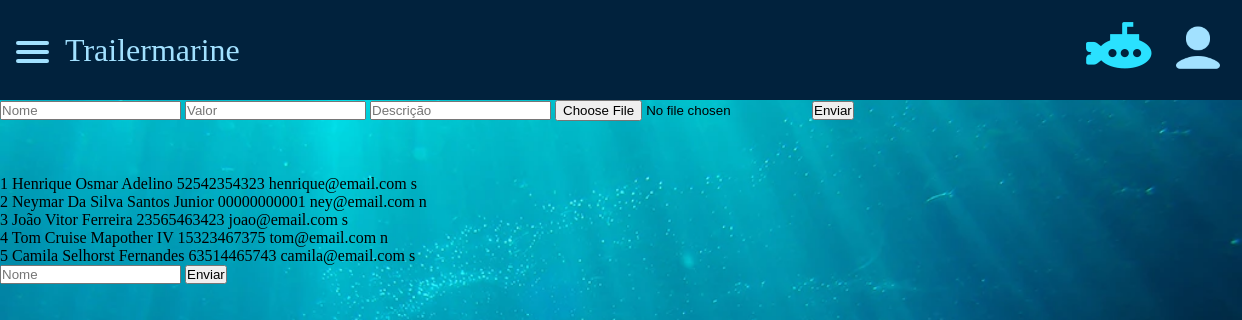
Screenshot of /php/admin.php with the database file from the repository.
### tables this page shows
CREATE TABLE usuario (
    id INT AUTO_INCREMENT PRIMARY KEY,
    nome VARCHAR(90) NOT NULL,
    email VARCHAR(90) NOT NULL,
    senha VARCHAR(20) NOT NULL,
    cpf VARCHAR(11) NOT NULL,
    admin VARCHAR(1) NOT NULL
);

### php/admin.php (the view, shortened to what this page needs)
<!DOCTYPE html>
<html lang="en">
<head>
	<link rel="stylesheet" href="../css/admin.css">
</head>
<body>
<header>
	<div class="esq">
		<div class="pqp">
			<nav role="navigation">
				<div id="menuToggle">
					<span></span>
					<span></span>
					<span></span>
				</div>
			</nav>
		</div>
		<div class="pqp_direita">
			<h1>
				Trailermarine
			</h1>
		</div>
	</div>
		<div class="dir">
				<a href="../php/pacotes.php"><img src="../imagens/submariano.png"></a>
				<a href="../html/login.html"><img src="../imagens/icone (3).png" class="perfil" > </a>
		</div>
</header>
</body>
</html>
<html lang="pt-br">
<head>
</head>
<body>
<div class="inserir">
  <form action="inserir_pacote.php" method="POST" enctype="multipart/form-data">
    <input type="text" required="" name="nome_pacote" placeholder="Nome">
    <input type="text" required="" name="valor_pacote" placeholder="Valor">
    <input type="text" required="" name="descricao_pacote" placeholder="Descrição">
    <input type="file" name="foto_pacote" accept="image/*">
    <input type="submit" value="Enviar">
  </form>
</div>
  <br><br><br>
<?php
	include("conecta.php");
  $comando = $pdo->prepare("SELECT * FROM usuario");
  $resultado = $comando->execute();
  while( $linhas = $comando->fetch()){
		$id_usuario = $linhas["id"];
    $email_usuario = $linhas["email"];
    $nome_usuario = $linhas["nome"];
    $cpf_usuario = $linhas["cpf"];
		$admin_usuario =  $linhas["admin"];
    echo("
      <tr>
      <td class='tabela'>$id_usuario</td>
      <td class='tabela'>$nome_usuario</td>
      <td class='tabela'>$cpf_usuario</td>
      <td class='tabela'>$email_usuario</td>
      <td class='tabela'>$admin_usuario</td><br>
      </tr>
    ");
  }
?>
<div class="atualizar">
  <form action="update_pacote.php" method="POST" enctype="multipart/form-data">
    <input type="text" required="" name="id_pacote" placeholder="Nome">
    <input type="submit" value="Enviar">
  </form>
</div>
</body>
</html>

### css/admin.css (style rules this page uses)
body { background-image: url(../imagens/fundo_mar.jpeg); background-repeat: no-repeat; background-position: center; background-size: 100%; background-attachment: fixed; overflow-x: hidden; }
* { margin: 0; padding: 0; }
header { width: 100%; height: 100px; padding: 0 16px; background-color: #01223d; display: flex; align-items: center; flex-direction: row; justify-content: space-between; }
.esq { gap: 16px; height: 100%; display: flex; align-items: center; justify-content: space-between; justify-items: center; align-items: center; align-content: center; flex-direction: row; padding-left:-10%; }
.pqp { gap: 16px; height: 100%; display: flex; align-items: center; }
nav { z-index: 9999; }
h1 { color: #a2e1ff; font-family: 'Permanent Marker'; font-style: normal; font-weight: 400; font-display: swap; src: url(https://fonts.gstatic.com/s/permanentmarker/v16/Fh4uPib9Iyv2ucM6pGQMWimMp004La2Cfw.woff2) format('woff2'); unicode-range: U+0000-00FF, U+0131, U+0152-0153, U+02BB-02BC, U+02C6, U+02DA, U+02DC, U+2000-206F, U+2074, U+20AC, U+2122, U+2191, U+2193, U+2212, U+2215, U+FEFF, U+FFFD; }
.dir { width: 50%; height: 100%; display: flex; align-items: center; justify-content: right; flex-direction: row; padding-right: 30px; gap: 16px; }
.perfil { width: 60px; height: 55px; }
#menuToggle { display: block; position: relative; z-index: 1; -webkit-user-select: none; user-select: none; margin-top: 9px; }
#menuToggle span { display: block; width: 33px; height: 4px; margin-bottom: 5px; position: relative; background: #a2e1ff; border-radius: 3px; z-index: 1; transform-origin: 4px 0px; transition: transform 0.5s cubic-bezier(0.77,0.2,0.05,1.0), background 0.5s cubic-bezier(0.77,0.2,0.05,1.0), opacity 0.55s ease; }
#menuToggle span:nth-last-child(2) { transform-origin: 0% 100%; }

### rows the page displays
usuario: id "1", nome "Henrique Osmar Adelino", cpf "52542354323", email "henrique@email.com", admin "s"
usuario: id "2", nome "Neymar Da Silva Santos Junior", cpf "00000000001", email "ney@email.com", admin "n"
usuario: id "3", nome "João Vitor Ferreira", cpf "23565463423", email "joao@email.com", admin "s"
usuario: id "4", nome "Tom Cruise Mapother IV", cpf "15323467375", email "tom@email.com", admin "n"
usuario: id "5", nome "Camila Selhorst Fernandes", cpf "63514465743", email "camila@email.com", admin "s"
